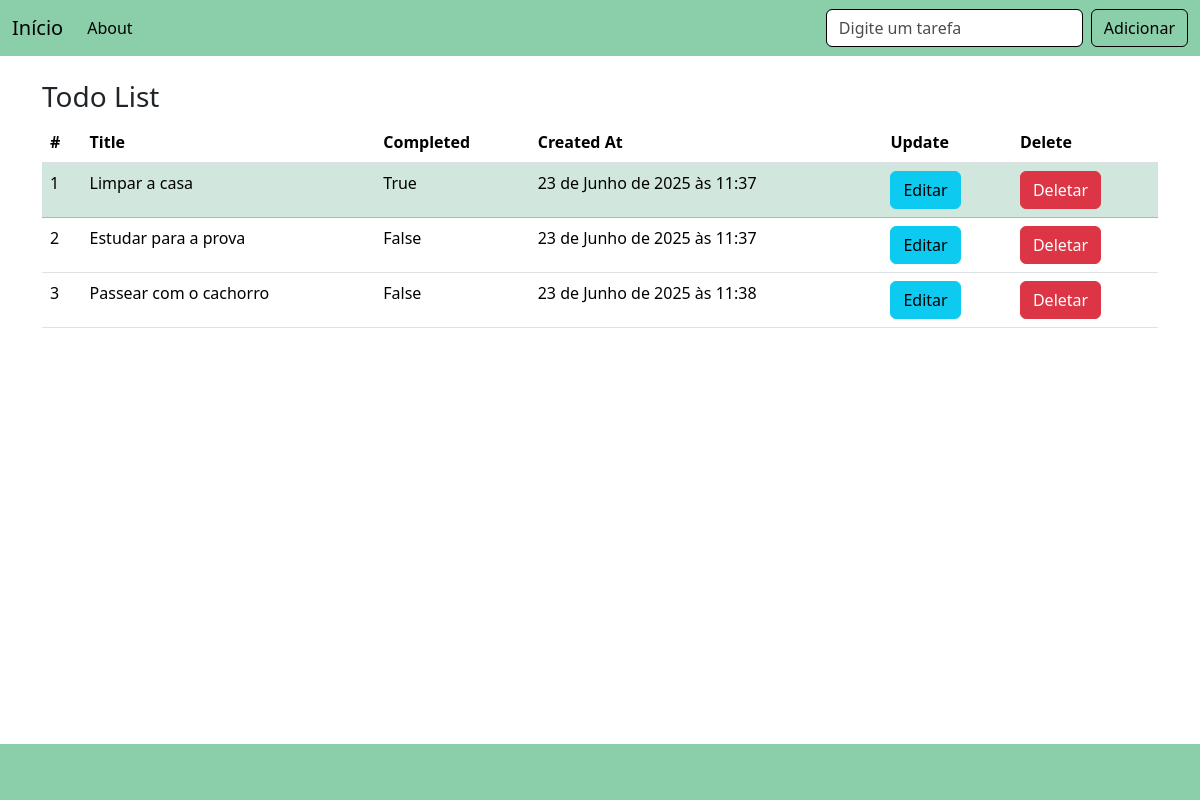
The app's page /, older data.
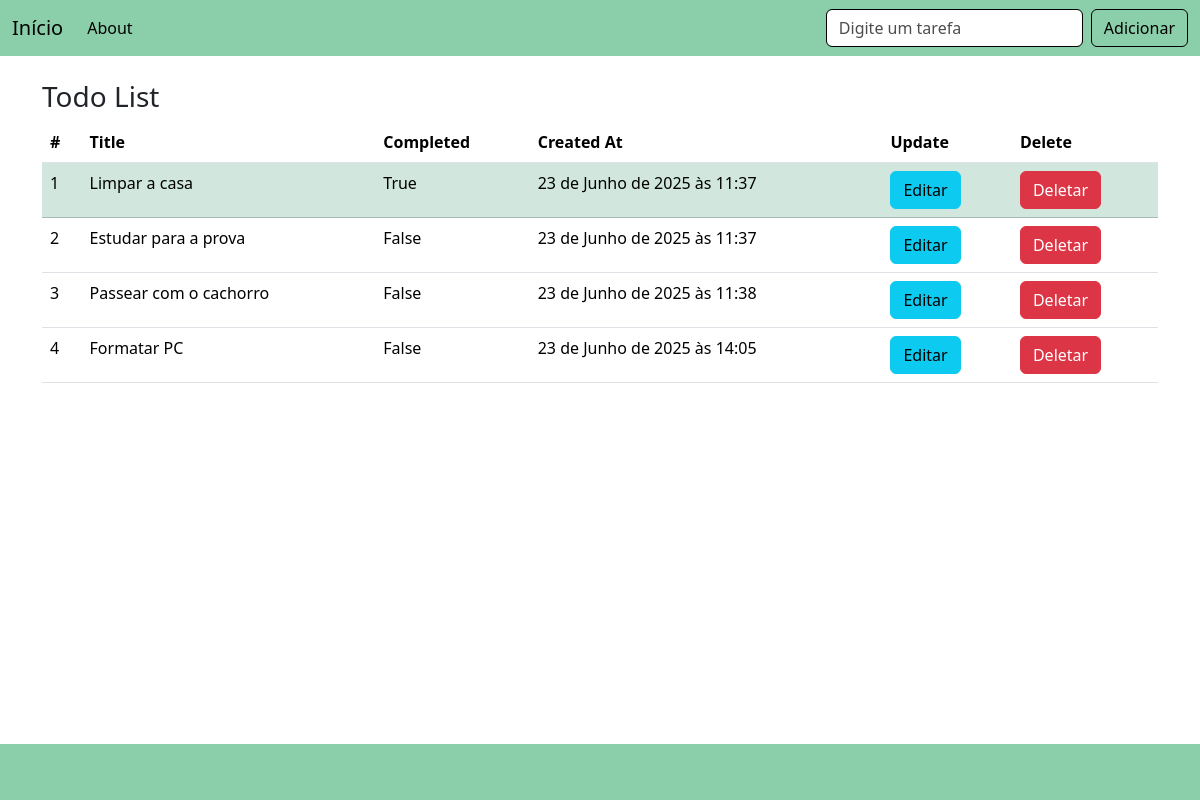
The same page, newer data.
### todo_list/models.py (models this page shows, shortened)
class todo(models.Model):
    title = models.CharField(max_length=200)
    is_completed = models.BooleanField(default=False)
    created_at = models.DateTimeField(auto_now_add=True)

### todo_list/views.py (the view)
# urls.py: path('', views.home, name='home'),
def home(request):
    if request.method == 'POST':
        form = TodoForm(request.POST or None)
        if form.is_valid():
            form.save()
            return redirect('home')  # Redireciona após adicionar para evitar duplicação
    todos = todo.objects.all()
    form = TodoForm()
    return render(request, 'home.html', {'todos': todos, 'form': form})

### todo_list/forms.py
class TodoForm(forms.ModelForm):
    class Meta:
        model = todo
        fields = ['title', 'is_completed']

### todo_list/Templates/home.html
{% extends "base.html" %}
{% block content %}
<h3>Todo List</h3>
{% if todos %}
    <table class="table">
        <thead>
            <tr>
                <th scope="col">#</th>
                <th scope="col">Title</th>
                <th scope="col">Completed</th>
                <th scope="col">Created At</th>
                <th scope="col">Update</th>
                <th scope="col">Delete</th>
            </tr>
        </thead>
{% for todo in todos %}
        <tr{% if todo.is_completed %} class="table-success"{% endif %}>
            <td>{{ forloop.counter }}</td>
            <td>{{ todo.title }}</td>
            <td>{{ todo.is_completed }}</td>
            <td>{{ todo.created_at }}</td>
            <td><a href="{% url 'edit_todo' todo.id %}" class="btn btn-info"></button>Editar</a></td>
            <td><a href="{% url 'delete_todo' todo.id %}" onclick="return confirm('Quer mesmo Deletar?');" class="btn btn-danger">Deletar</a></td>
        </tr>
{% endfor %}
    </table>
{% else %}
    <p>Nenhuma tarefa encontrada.</p>
{% endif %}
{% endblock %}

### todo_list/Templates/base.html (shortened to what this page needs)
<!doctype html>
<html lang="en">
  <head>
    <link href="https://cdn.jsdelivr.net/npm/bootstrap@5.3.6/dist/css/bootstrap.min.css" rel="stylesheet">
  </head>
  <body>
<nav class="navbar navbar-expand-lg navbar-custom">
  <div class="container-fluid">
    <a class="navbar-brand" href="{% url 'home' %}">Início</a>
    <div class="collapse navbar-collapse" id="navbarSupportedContent">
      <ul class="navbar-nav me-auto mb-2 mb-lg-0">
        <li class="nav-item">
          <a class="nav-link active" aria-current="page" href="{% url 'about' %}">About</a>
        </li>
      </ul>
      <form class="d-flex" role="search" method="post">
        <input class="form-control me-2" type="search" placeholder="Digite um tarefa" aria-label="Search" name="title" />
        <button class="btn btn-outline-success" type="submit">Adicionar</button>
      </form>
    </div>
  </div>
</nav>
    <br>
        <div class="container">
        {% block content %}
        {% endblock %}
        </div>
    <footer class="navbar-custom text-center py-3" style="position: fixed; bottom: 0; left: 0; width: 100%;">
      <span>ㅤㅤ</span>
    </footer>
  </body>
</html>

### todo_list/Templates/base.html (style rules this page uses)
.navbar-custom { background-color: #8acfa9 !important; }
.navbar-custom .navbar-brand, .navbar-custom .nav-link, .navbar-custom .btn, .navbar-custom .form-control { color: rgb(0, 0, 0) !important; border-color: rgb(0, 0, 0); }
.navbar-custom .form-control::placeholder { color: #000000b3; }
.navbar-custom .form-control { background-color: White; }
.navbar-custom .btn-outline-success { color: rgb(255, 255, 255); border-color: rgb(0, 0, 0); }

Row changes from the older to the newer data that the page shows:
added todo: title "Formatar PC", is_completed "False", created_at "23 de Junho de 2025 às 14:05"
